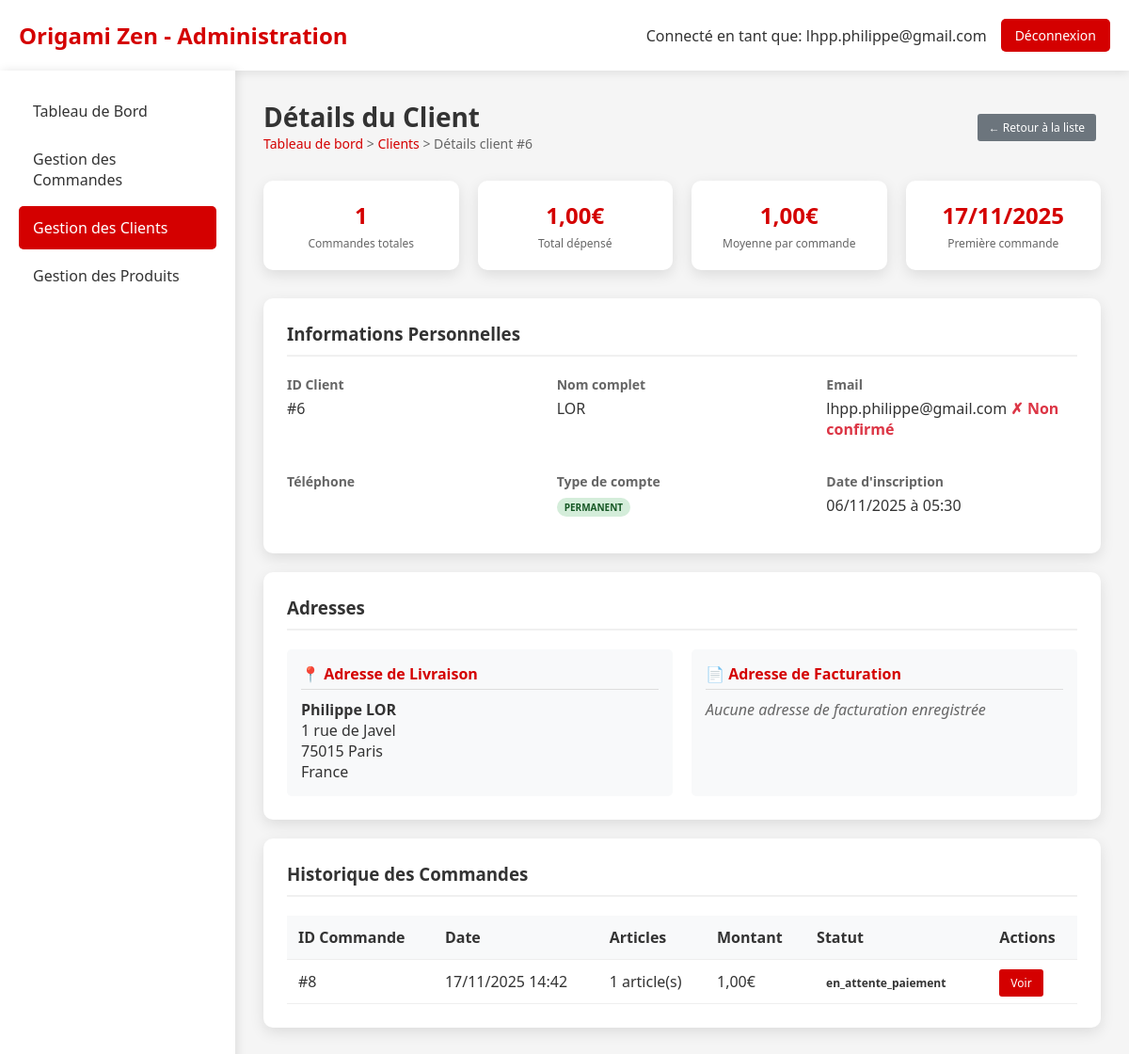
Page /admin_client_detail.php?id=6 (signed in) on the earlier database version.
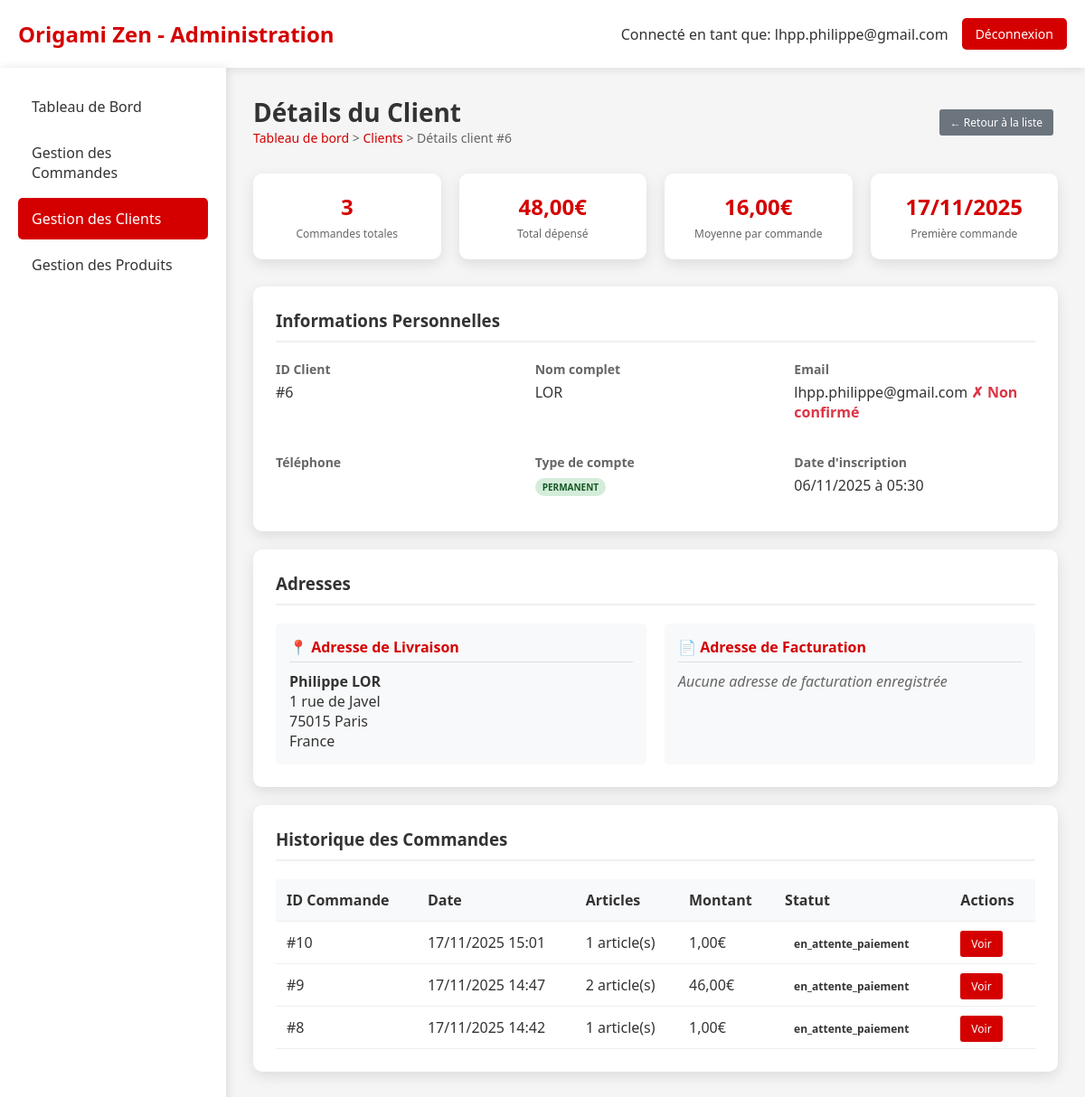
Same page on the later database version.
### tables this page shows
CREATE TABLE IF NOT EXISTS `commande` (
  `idCommande` bigint NOT NULL AUTO_INCREMENT,
  `idClient` bigint NOT NULL,
  `idAdresseLivraison` bigint NOT NULL,
  `idAdresseFacturation` bigint DEFAULT NULL,
  `dateCommande` datetime NOT NULL,
  `modeReglement` varchar(20) NOT NULL DEFAULT 'CB',
  `delaiLivraison` date NOT NULL,
  `fraisDePort` double NOT NULL,
  `montantTotal` double NOT NULL,
  `statut` varchar(20) NOT NULL DEFAULT 'en_attente',
  `statut_paiement` enum('en_attente','payee','echec','annulee','rembourse') DEFAULT 'en_attente',
  `idPaiement` int DEFAULT NULL,
  PRIMARY KEY (`idCommande`),
  KEY `Commande_idClient_FK` (`idClient`),
  KEY `Commande_idAdresseLivraison_FK` (`idAdresseLivraison`),
  KEY `idAdresseFacturation` (`idAdresseFacturation`)
);

### admin_client_detail.php (the view, shortened to what the changed rows need)
<?php
$client_id = intval($_GET['id']);
$host = 'localhost';
$dbname = 'origami';
$username = 'root';
$password = '';
try {
    $pdo = new PDO("mysql:host=$host;dbname=$dbname;charset=utf8", $username, $password);
    $pdo->setAttribute(PDO::ATTR_ERRMODE, PDO::ERRMODE_EXCEPTION);
    $stmt_commandes = $pdo->prepare("
        SELECT c.*, COUNT(lc.idLigneCommande) as nb_articles
        FROM Commande c
        LEFT JOIN LigneCommande lc ON c.idCommande = lc.idCommande
        WHERE c.idClient = ?
        GROUP BY c.idCommande
        ORDER BY c.dateCommande DESC
    ");
    $stmt_commandes->execute([$client_id]);
    $commandes = $stmt_commandes->fetchAll(PDO::FETCH_ASSOC);
    $stmt_stats = $pdo->prepare("
        SELECT
            COUNT(*) as total_commandes,
            SUM(montantTotal) as total_depense,
            AVG(montantTotal) as moyenne_commande,
            MIN(dateCommande) as premiere_commande,
            MAX(dateCommande) as derniere_commande
        FROM Commande
        WHERE idClient = ?
    ");
    $stmt_stats->execute([$client_id]);
    $stats = $stmt_stats->fetch(PDO::FETCH_ASSOC);
} catch (PDOException $e) {
    die("Erreur de base de données: " . $e->getMessage());
}
?>
<!DOCTYPE html>
<html lang="fr">
<head>
</head>
<body>
    <div class="header">
        <div class="logo">
            <h1>Origami Zen - Administration</h1>
        </div>
    </div>
    <div class="container">
        <div class="main-content">
            <div class="page-header">
                <div class="page-title">
                    <h2>Détails du Client</h2>
                </div>
            </div>
            <div class="stats-grid">
                <div class="stat-card">
                    <div class="stat-number"><?= $stats['total_commandes'] ?? 0 ?></div>
                    <div class="stat-label">Commandes totales</div>
                </div>
                <div class="stat-card">
                    <div class="stat-number"><?= number_format($stats['total_depense'] ?? 0, 2, ',', ' ') ?>€</div>
                    <div class="stat-label">Total dépensé</div>
                </div>
                <div class="stat-card">
                    <div class="stat-number"><?= number_format($stats['moyenne_commande'] ?? 0, 2, ',', ' ') ?>€</div>
                    <div class="stat-label">Moyenne par commande</div>
                </div>
            </div>
            <div class="section">
                <?php if (count($commandes) > 0): ?>
                    <table>
                        <thead>
                            <tr>
                                <th>ID Commande</th>
                                <th>Date</th>
                                <th>Articles</th>
                                <th>Montant</th>
                                <th>Statut</th>
                                <th>Actions</th>
                            </tr>
                        </thead>
                        <tbody>
                            <?php foreach ($commandes as $commande): ?>
                            <tr>
                                <td>#<?= $commande['idCommande'] ?></td>
                                <td><?= date('d/m/Y H:i', strtotime($commande['dateCommande'])) ?></td>
                                <td><?= $commande['nb_articles'] ?> article(s)</td>
                                <td><?= number_format($commande['montantTotal'], 2, ',', ' ') ?>€</td>
                                <td>
                                    <span class="status-badge status-<?= $commande['statut'] ?>">
                                        <?= $commande['statut'] ?>
                                    </span>
                                </td>
                                <td>
                                    <a href="admin_commande_detail.php?id=<?= $commande['idCommande'] ?>" class="btn-action">Voir</a>
                                </td>
                            </tr>
                            <?php endforeach; ?>
                        </tbody>
                    </table>
                <?php else: ?>
                    <p>Aucune commande pour ce client.</p>
                <?php endif; ?>
            </div>
        </div>
    </div>
</body>
</html>

Differences in the rows shown:
added commande: idCommande "10", dateCommande "17/11/2025 15:01", nb_articles "1", montantTotal "1,00", statut "en_attente_paiement"
added commande: idCommande "9", dateCommande "17/11/2025 14:47", nb_articles "2", montantTotal "46,00", statut "en_attente_paiement"
Other differences:
$stats['total_commandes']: "1" → "3"
$stats['total_depense']: "1,00" → "48,00"
$stats['moyenne_commande']: "1,00" → "16,00"
